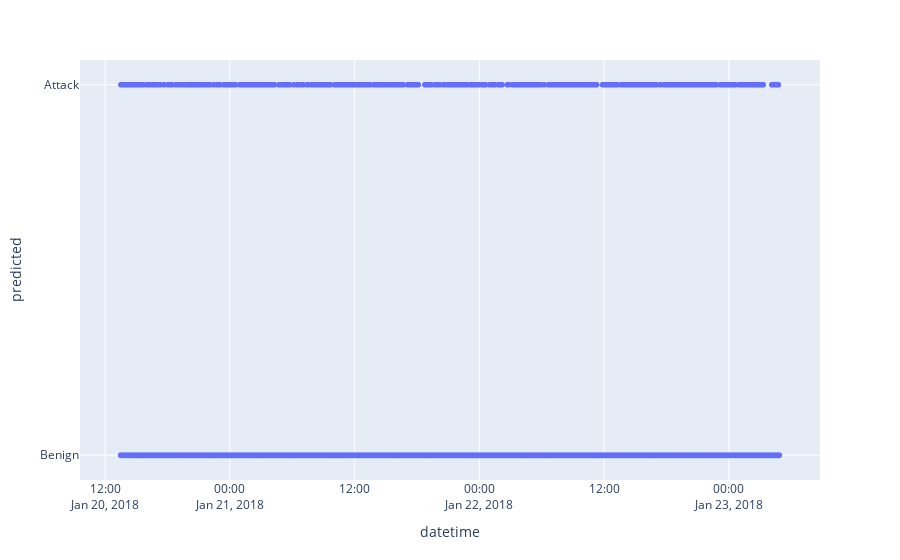

Notebook source saved alongside this figure:
### Code cell
fig_scat = da_df[da_df["predicted"] == "Attack"]

# produce figure
fig = px.scatter(da_df, x=da_df.index, y=da_df["predicted"])

# show figure
fig.show()

### Figure 1 — Plotly figure (JSON) as saved in the notebook; plotly's stock layout.template omitted (floating-point values rounded to 4 significant figures; data arrays with more than 128 entries replaced by an {"elided": "..."} marker saying what was removed)
{"data": [{"hovertemplate": "datetime=%{x}<br>predicted=%{y}<extra></extra>", "legendgroup": "", "marker": {"color": "#636efa", "symbol": "circle"}, "mode": "markers", "name": "", "showlegend": false, "type": "scattergl", "x": {"elided": "15101 str values"}, "xaxis": "x", "y": {"elided": "15101 str values"}, "yaxis": "y"}], "layout": {"legend": {"tracegroupgap": 0}, "margin": {"t": 60}, "xaxis": {"anchor": "y", "domain": [0, 1], "title": {"text": "datetime"}}, "yaxis": {"anchor": "x", "domain": [0, 1], "title": {"text": "predicted"}}}}
